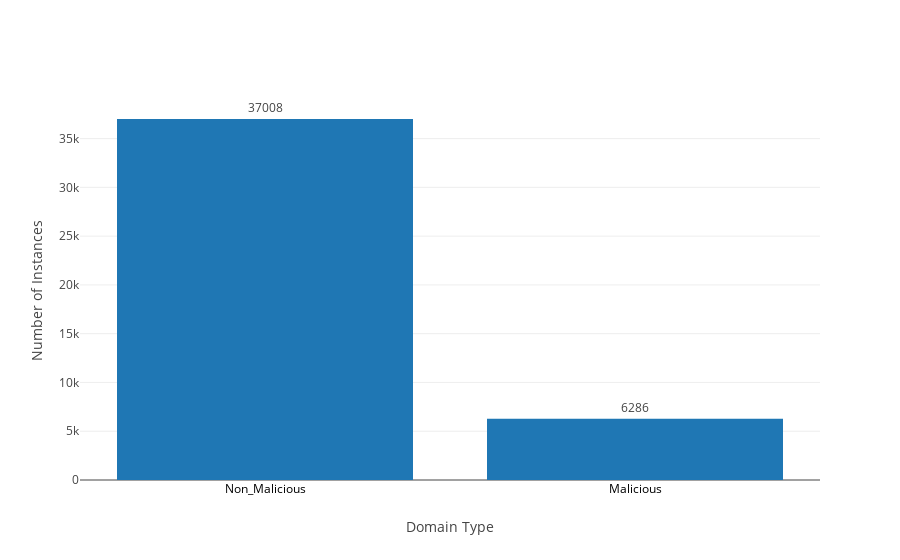

Notebook code for this chart:
### Markdown cell above
#### Let us analyze the balance of classes

### Code cell
data = [go.Bar(x=df.Malicious.value_counts().index.values,
               y=df.Malicious.value_counts().values,
               text=df.Malicious.value_counts().values,
               textposition = 'outside',
            )]
layout = go.Layout( xaxis=dict(title='Domain Type',tickfont=dict(size=12,color='black')),
                    yaxis=dict(title='Number of Instances'))
fig = go.Figure(data=data, layout=layout)
iplot(fig)

### Figure 1 — Plotly figure (JSON) as saved in the notebook; plotly's stock layout.template omitted (floating-point values rounded to 4 significant figures)
{"data": [{"text": [37008, 6286], "textposition": "outside", "type": "bar", "uid": "9b1f4830-e216-4507-9409-311f502dbaae", "x": ["Non_Malicious", "Malicious"], "y": [37008, 6286]}], "layout": {"xaxis": {"tickfont": {"color": "black", "size": 12}, "title": "Domain Type"}, "yaxis": {"title": "Number of Instances"}}}
